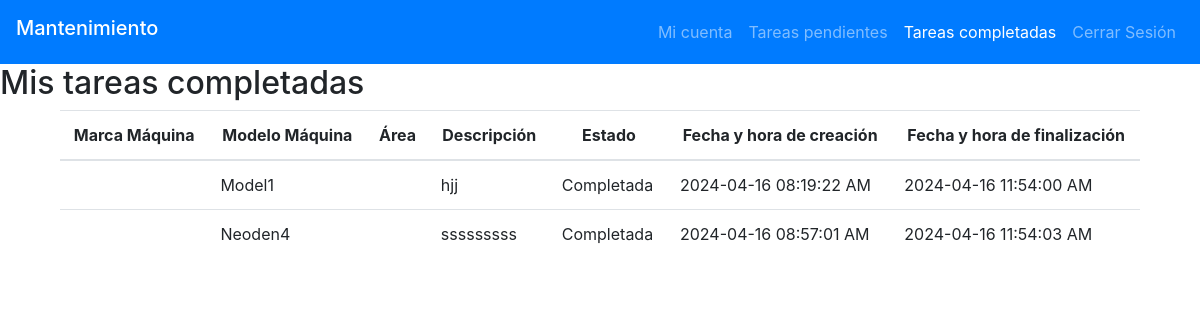
/page_plastInnova/colab/tasks_completed.php (signed in), run on the app's committed database.
### tables this page shows
CREATE TABLE `machines` (
  `id` int(11) NOT NULL,
  `state` varchar(10) NOT NULL,
  `brand` varchar(30) NOT NULL,
  `model` varchar(30) NOT NULL,
  `serial_number` varchar(60) NOT NULL,
  `machine_number` int(10) NOT NULL,
  `description` varchar(60) NOT NULL,
  `technical_sheet` varchar(60) NOT NULL,
  `image_path` varchar(50) NOT NULL,
  `id_area` varchar(20) NOT NULL
);

CREATE TABLE `tasks` (
  `id` int(20) NOT NULL,
  `state` varchar(10) NOT NULL,
  `priority` varchar(10) NOT NULL,
  `id_area` varchar(20) NOT NULL,
  `id_machine` int(11) NOT NULL,
  `id_collaborator` int(11) NOT NULL,
  `creation_task` datetime NOT NULL,
  `finalization_task` datetime NOT NULL,
  `description_task` text NOT NULL,
  `job_description` text NOT NULL,
  `images_job` varchar(60) NOT NULL,
  `images_task` varchar(60) NOT NULL,
  `assigned` varchar(5) NOT NULL
);

### htdocs/page_plastInnova/colab/tasks_completed.php (the view, shortened to what this page needs)
<?php
    include("../php/connect.php");
    $query1 = "SELECT *
                FROM tasks T
                WHERE T.id_collaborator = '" . $_SESSION['id'] . "'
                AND T.state='completed'";
    $data1 = $conn->query($query1);
?>
<!DOCTYPE html>
<html lang="es">
<head>
    <link rel="stylesheet" href="https://cdn.jsdelivr.net/npm/bootstrap@4.5.3/dist/css/bootstrap.min.css">
</head>
<body>
    <header>
        <nav class="navbar navbar-expand-lg navbar-dark bg-primary">
            <h2 class="navbar-brand">Mantenimiento</h2>
            <section class="collapse navbar-collapse" id="navbarNav">
                <ul class="navbar-nav ml-auto">
                    <li class="nav-item">
                        <a class="nav-link" href="personal_page.php">Mi cuenta</a>
                    </li>
                    <li class="nav-item ">
                        <a class="nav-link" href="tasks.php">Tareas pendientes</a>
                    </li>
                    <li class="nav-item active">
                        <a class="nav-link" href="tasks_completed.php">Tareas completadas</a>
                    </li>
                    <li class="nav-item">
                        <a class="nav-link" href="../php/close_sesion.php">Cerrar Sesión</a>
                    </li>
                </ul>
            </section>
        </nav>
        </header>
    <section id="tasks_list">
        <h2>Mis tareas completadas</h2>
        <section class="container">
            <section class="col-sm-12 col-md-12 col-lg-12">
                <section class="table-responsive table-hover" id="tablaConsulta">
                    <table class="table">
                        <thead class="text.muted">
                            <th class="text-center">Marca Máquina</th>
                            <th class="text-center">Modelo Máquina</th>
                            <th class="text-center">Área</th>
                            <th class="text-center">Descripción</th>
                            <th class="text-center">Estado</th>
                            <th class="text-center">Fecha y hora de creación</th>
                            <th class="text-center">Fecha y hora de finalización</th>
                        </thead>
                        <tbody>
                            <tr>
                                <?php while($row1 = $data1->fetch_assoc()){
                                    $query2 = "SELECT *
                                    FROM machines M
                                    WHERE M.id = '" . $row1['id_machine'] . "'";
                                $data2 = mysqli_query($conn, $query2);
                                while($row2 = mysqli_fetch_array($data2) ){
                                ?>
                                <td><?php echo $row2['marca'];?></td>
                                <td><?php echo $row2['model'];?></td>
                                <td><?php echo $row1['area'];?></td>
                                <td><?php echo $row1['description_task'];?></td>
                                <td><?php echo ($row1['state'] == 'completed') ? "Completada" : $row1['state']; ?></td>
                                <td><?php echo date("Y-m-d h:i:s A", strtotime($row1['creation_task'])); ?></td>
                                <td><?php echo date("Y-m-d h:i:s A", strtotime($row1['finalization_task'])); ?></td>
                            </tr>
                                <?php }}?>
                        </tbody>
                    </table>
                </section>
            </section>
        </section>
    </section>
</body>
</html>

### data on the page
tasks: description_task "hjj", creation_task "2024-04-16 08:19:22 AM", finalization_task "2024-04-16 11:54:00 AM"
machines: model "Model1"
tasks: description_task "sssssssss", creation_task "2024-04-16 08:57:01 AM", finalization_task "2024-04-16 11:54:03 AM"
machines: model "Neoden4"
